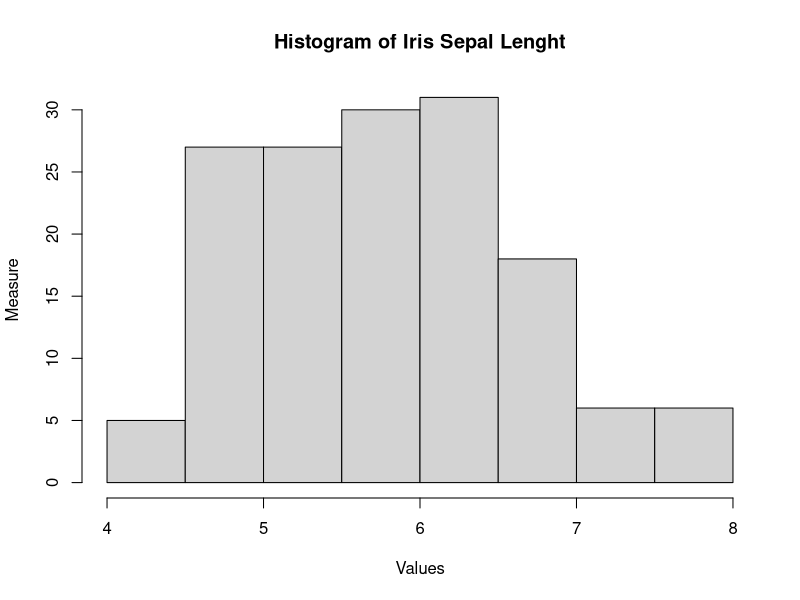
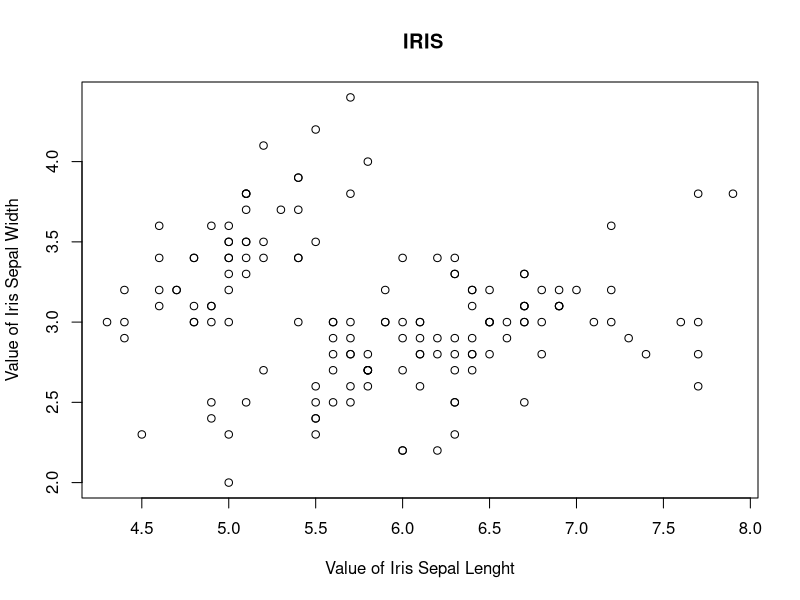

The R script that drew these images, in order:
## ---- chunk 1
knitr::opts_chunk$set(echo = TRUE)
## ---- chunk 2
##Assignment-1
##FML
##Shreya Thodupunuri-811301506

data("iris")
View(iris)

#The following are the Statistical Measures.

#Mean
mean(iris$Sepal.Length)

#Median
median(iris$Sepal.Length)

#Mode
mode<-function(x){
  n<-table(iris)
  which.max(n)
}

mode(iris$Sepal.Length)

#Variance
var(iris$Sepal.Length)

#Range
range(iris$Sepal.Length)

#Standard Deviation
sd(iris$Sepal.Length)

#Histogram
hist(iris$Sepal.Length,main = "Histogram of Iris Sepal Lenght",xlab = "Values",ylab = "Measure")

#Scatter Plot
x = iris$Sepal.Length
y = iris$Sepal.Width
plot(x,y, main = " IRIS", xlab = "Value of Iris Sepal Lenght", ylab = "Value of Iris Sepal Width")
